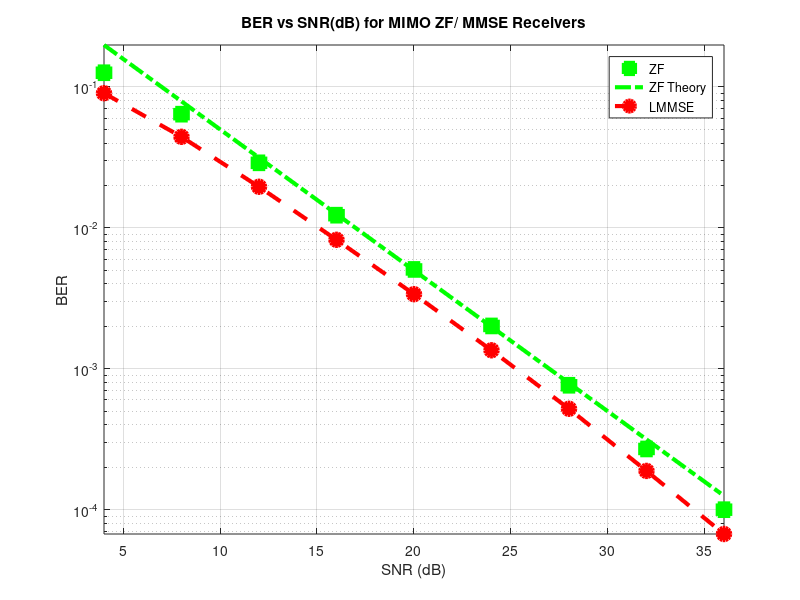

This chart was generated by the following MATLAB code:
%% ZF and MMSE Receiver.

clc; 
close all;
clear;

blockLength = 1000;
nBlocks=10000;
r=2;
t=2;
EbdB = 1.0:4.0:33.0;
Eb = 10.^(EbdB/10);
No = 1;
Es = 2*Eb;
SNR = Es/No;
SNRdB = 10*log10(SNR);
BER_ZF = zeros(1,length(EbdB));
BER_LMMSE = zeros(1,length(EbdB));
BERt = zeros(1,length(EbdB));

for blk = 1:nBlocks
    H = 1/sqrt(2)*(randn(r,t) + 1j*randn(r,t));
    BitsI = randi([0,1],t,blockLength);
    BitsQ = randi([0,1],t,blockLength);
    Sym = (2*BitsI -1)+1j*(2*BitsQ-1);
    noise = sqrt(No/2)*(randn(r,blockLength)+1j*randn(r,blockLength));
    for K=1:length(EbdB)
        TxSym = sqrt(Eb(K))*Sym;
        RxSym = H*TxSym + noise;
        ZFRx = pinv(H);
        ZFout = ZFRx*RxSym;
        DecBitsI_ZF = (real(ZFout)>0);
        DecBitsQ_ZF = (imag(ZFout)>0);
        BER_ZF(K) = BER_ZF(K) + sum(sum(DecBitsI_ZF~=BitsI))+ sum(sum(DecBitsQ_ZF ~= BitsQ));
        LMMSERx = inv(H'*H + No*eye(t)/Es(K))*H';
        LMMSEout = LMMSERx*RxSym;
        DecBitsI_LMMSE = (real(LMMSEout)>0);
        DecBitsQ_LMMSE = (imag(LMMSEout)>0);
        BER_LMMSE(K) = BER_LMMSE(K) +sum(sum(DecBitsI_LMMSE ~=BitsI))+ sum(sum(DecBitsQ_LMMSE ~=BitsQ));
    end
end


BER_ZF = BER_ZF/blockLength/nBlocks/2/t;
BER_LMMSE = BER_LMMSE/blockLength/nBlocks/2/t;
L=r-t+1;    
BERt = nchoosek(2*L-1, L)/2^L./SNR.^L;

semilogy(SNRdB,BER_ZF,'g  s','linewidth',3.0,'MarkerFaceColor','g','MarkerSize',9.0);
hold on;
semilogy(SNRdB,BERt,'g -.','linewidth',3.0,'MarkerFaceColor','g','MarkerSize',9.0);
semilogy(SNRdB,BER_LMMSE,'r -- o','linewidth',3.0,'MarkerFaceColor','r','MarkerSize',9.0);
axis tight;
grid on;
legend('ZF','ZF Theory','LMMSE')
xlabel('SNR (dB)');
ylabel('BER');
title('BER vs SNR(dB) for MIMO ZF/ MMSE Receivers');



